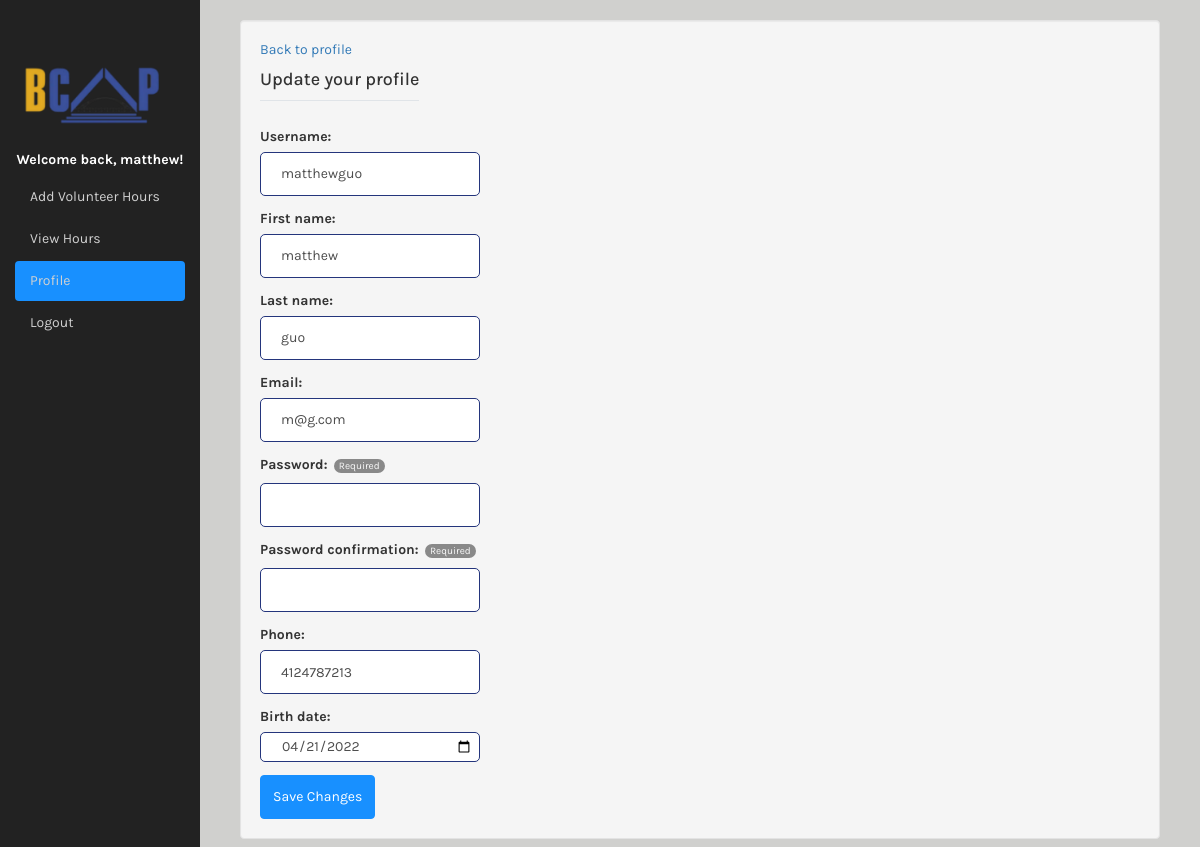
The page /update-profile/ (signed in) on the database as committed earlier.
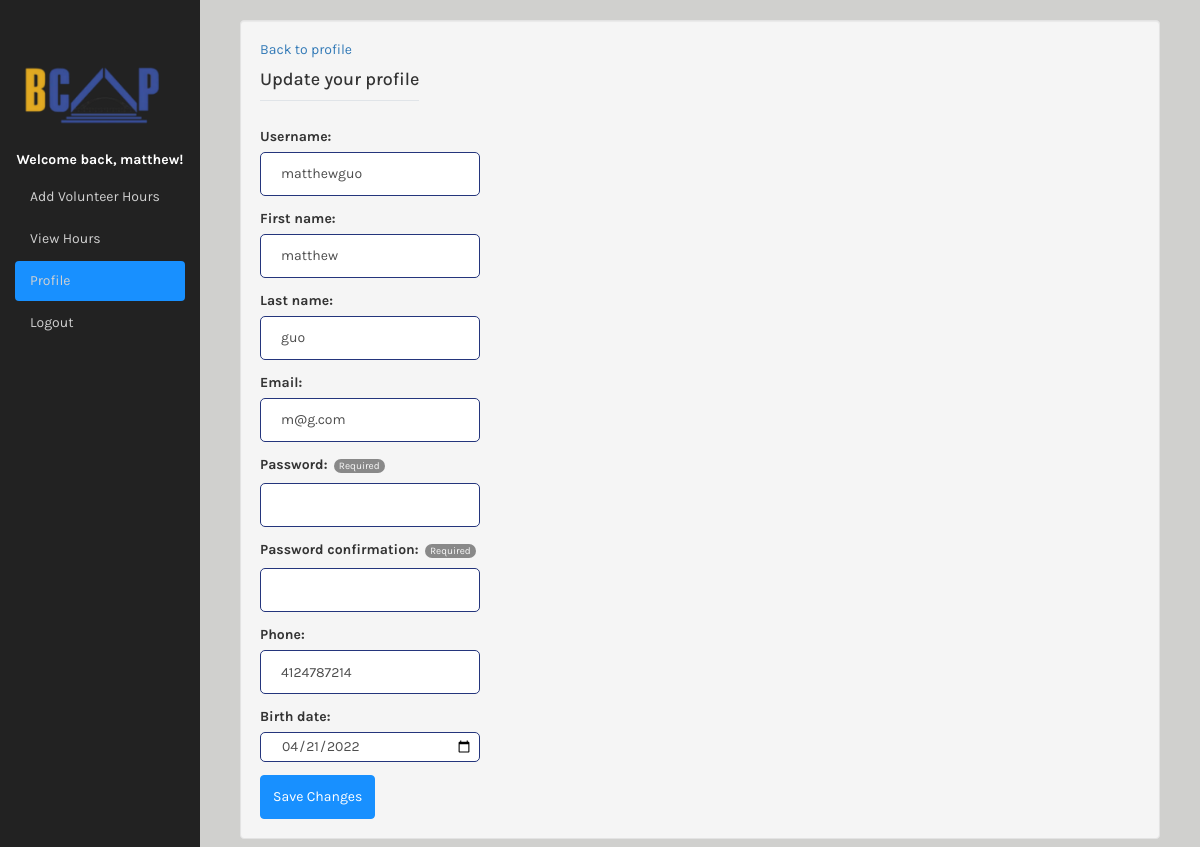
The same page on the database as committed later.
### bcap373_app/models.py (models this page shows, shortened)
class Profile(models.Model):
	user = models.OneToOneField(User, on_delete=models.CASCADE)
	phone = models.CharField(max_length=20, blank=True,
		help_text="Please enter your phone number in the following format: (XXX) XXX-XXXX")
	birth_date = models.DateField(null=True, blank=True)
	waiver = models.CharField(null=True, blank=True, max_length=300, help_text="If you have this user's waiver on file, please indicate this in this box (and give a link to where it can be found, e.g. on Google Drive)")

### bcap373_app/views.py (the view)
# urls.py: path('update-profile/', views.update_profile, name="update_profile"),
@login_required
def update_profile(request):
   if request.method == "POST":
      user_form = SignUpForm(request.POST, instance=request.user)
      profile_form = ProfileForm(request.POST, instance=request.user.profile)
      if user_form.is_valid() and profile_form.is_valid():
         user_form.save()
         profile_form.save()
         return redirect('/profile')
   else:
      user_form = SignUpForm(instance=request.user)
      profile_form = ProfileForm(instance=request.user.profile)
      return render(request, 'update_profile.html', {
         'user_form': user_form,
         'profile_form': profile_form
      })

### bcap373_app/forms.py
class SignUpForm(UserCreationForm):
    TRUE_FALSE_CHOICES = (
        (True, 'Yes'),
        (False, 'No')
    )
    first_name = forms.CharField(max_length=30, required=True, help_text='Required.')
    last_name = forms.CharField(max_length=30, required=True, help_text='Required.')
    email = forms.EmailField(max_length=254, help_text='Required. Please provide a valid email address.')
    phone = forms.CharField(max_length=30, required=False, help_text='U.S. phone number')
    birth_date = forms.DateField(help_text='Format: YYYY-MM-DD', required=False, widget=DateInput(attrs={'id':'dateTimePicker'}))
    class Meta:
        model = User
        fields = ('username', 'first_name', 'last_name', 'email', 'password1', 'password2','phone','birth_date')

### templates/update_profile.html (shortened to what this page needs)
{% extends "base.html" %}
{% load static %}
{% block pageContent %}
<div class="col-sm custom-grid">
    <div class="well">
        <div class="top-header">
            <div>
                <a href="/profile">Back to profile</a>
                <h4>Update your profile</h4>
                <div class="tools"></div>
            </div>
        </div>
        <form method="post">
         <div class="align-fields-general" style="margin:unset;">
            <p>
               <div class="align-fields">
                  <div class="align-labels">
                     {{ user_form.username.label_tag }} <br/>
                  </div>
                  <div class="align-labels">
                     {{ user_form.username }}
                  </div>
               </div>
            </p>
            <p>
               <div class="align-fields">
                  <div class="align-labels">
                     {{ user_form.first_name.label_tag }} <br/>
                  </div>
                  <div class="align-labels">
                     {{ user_form.first_name }}
                  </div>
               </div>
            </p>
            <p>
               <div class="align-fields">
                  <div class="align-labels">
                     {{ user_form.last_name.label_tag }} <br/>
                  </div>
                  <div class="align-labels">
                     {{ user_form.last_name }}
                  </div>
               </div>
            </p>
            <p>
               <div class="align-fields">
                  <div class="align-labels">
                     {{ user_form.email.label_tag }} <br/>
                  </div>
                  <div class="align-labels">
                     {{ user_form.email }}
                  </div>
               </div>
            </p>
            <p>
               <div class="align-fields">
                  <div class="align-labels">
                     {{ user_form.password1.label_tag }}
                     <div class="required-circle"><p class="required-circle-inner">Required</p></div>
                     <br/>
                  </div>
                  <div class="align-labels">
                     {{ user_form.password1 }}
                  </div>
               </div>
            </p>
            <p>
               <div class="align-fields">
                  <div class="align-labels">
                     {{ user_form.password2.label_tag }}
                     <div class="required-circle"><p class="required-circle-inner">Required</p></div>
                     <br/>
                  </div>
                  <div class="align-labels">
                     {{ user_form.password2 }}
                  </div>
               </div>
            </p>
            <p>
               <div class="align-fields">
                  <div class="align-labels">
                     {{ profile_form.phone.label_tag }} <br/>
                  </div>
                  <div class="align-labels">
                     {{ profile_form.phone }}
                  </div>
               </div>
            </p>
            <p>
               <div class="align-fields">
                  <div class="align-labels">
                     {{ profile_form.birth_date.label_tag }} <br/>
                  </div>
                  <div class="align-labels">
                     {{ profile_form.birth_date }}
                  </div>
               </div>
            </p>
            <button class="btn btn-primary px-2 m-3" type="Submit">Save Changes</button>
      </form>
    </div>
</div>
{% endblock pageContent%}

Rows that differ between the two databases and show on the page:
changed Profile: phone "4124787213" → "4124787214"
